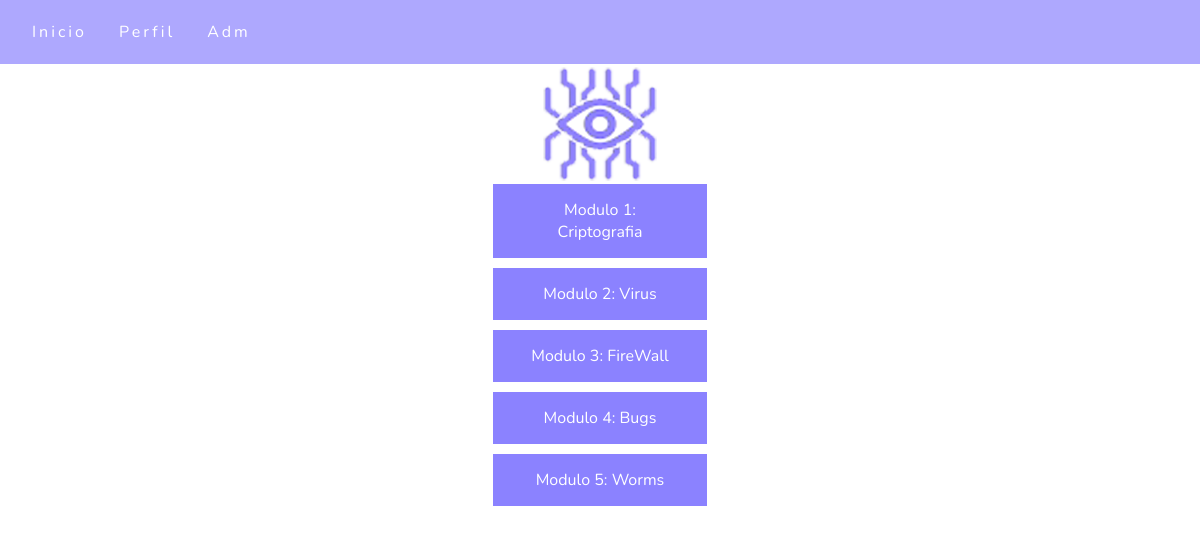
/View/aprender.php (signed in), run on the app's committed database.
### tables this page shows
CREATE TABLE `modulos` (
  `id` int(11) NOT NULL,
  `nome_modulo` varchar(266) NOT NULL,
  `texto` text NOT NULL,
  `numeracao` int(11) NOT NULL
);

### View/aprender.php (the view, shortened to what this page needs)
<html>
    <head>
        <link rel="stylesheet" href="../css/style.css">
    </head>
    <body>
        <?php
        include("../Controller/header.php");
        ?>
        <div class="logo">
            <img src="../images/image.png">
        </div>
        <div>
            <?php
            include_once('../Controller/conexao.php');
            $sql = "SELECT * from modulos";
            $res = $conexao ->query($sql);
            $qtd = $res -> num_rows;
            $desbloqueio = $conexao ->query("SELECT nivel_desbloqueio FROM usuarios WHERE email = '{$_SESSION['login']}'")->fetch_assoc();
            $n = 1;
            print "<ul>";
            if($qtd > 0){
                while ($row = $res ->fetch_object()) {
                    if($desbloqueio["nivel_desbloqueio"]+1 >= $n){
                        $n++;
                        print "<li class='button'><a href='../Controller/modulo.php?key={$row->numeracao}'>Modulo {$row->numeracao}: {$row->nome_modulo}</a></li>";
                    } else {
                        print "<li class='button-disable'>Modulo {$row->numeracao}: {$row->nome_modulo}</li>";
                    }
                }
            }
            print "</ul>";
            ?>
        </div>
    </body>
</html>

### css/style.css (style rules this page uses)
body { background: white; font-family: Nunito; text-align: center; }
img { max-width: 10%; max-height: 10%; }
.logo { font-size: 24px; text-transform: uppercase; letter-spacing: 4px; }
.button { background-color: #8b82ff; border: none; color: white; padding: 15px 32px; text-align: center; text-decoration: none; display: inline-block; font-size: 16px; cursor: pointer; margin: auto; display: block; width: 150px; margin-bottom: 10px; box-shadow: 10px; }

### css/navbar.css (style rules this page uses)
* { margin: 0; padding: 0; }
a { color: white; text-decoration: none; transition: 0.3s; }

### data on the page
modulos: numeracao "1", nome_modulo "Criptografia"
modulos: numeracao "2", nome_modulo "Virus"
modulos: numeracao "3", nome_modulo "FireWall"
modulos: numeracao "4", nome_modulo "Bugs"
modulos: numeracao "5", nome_modulo "Worms"
